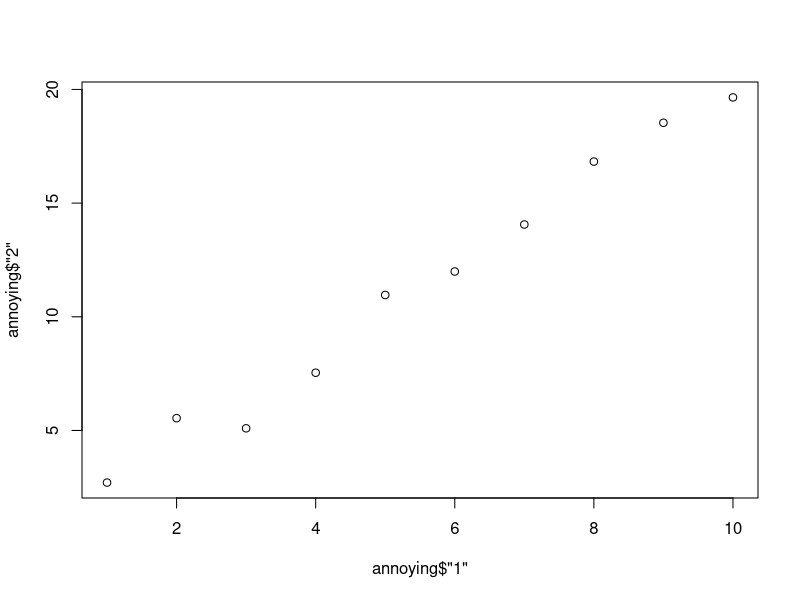

This chart was generated by the following R code:
## ---- chunk 1
library(tidyverse)
library(dplyr)
## ---- chunk 2
annoying <- tibble(
  `1` = 1:10,
  `2` = `1` * 2 + rnorm(length(`1`))
)
## ---- chunk 3
annoying$`1`
## ---- chunk 4
plot(annoying$'1', annoying$'2')
## ---- chunk 5
annoying <- mutate(annoying, annoying$'1'/ annoying$'2')
colnames(annoying) <- c(colnames(annoying)[-length(colnames(annoying))],"3")
## ---- chunk 6
colnames(annoying) <- c("one","two","three")
## ---- chunk 7
head(who)
tail(who)
## ---- chunk 8
whoTidy <- who %>%
  gather(code, value, new_sp_m014:newrel_f65, na.rm = TRUE) %>% 
  mutate(code = stringr::str_replace(code, "newrel", "new_rel")) %>%
  separate(code, c("new", "var", "sexage")) %>% 
  select(-new, -iso2, -iso3) %>% 
  separate(sexage, c("sex", "age"), sep = 1) %>% 
  group_by(country, year, sex) %>% 
  summarize(Number =n())
whoTidy
